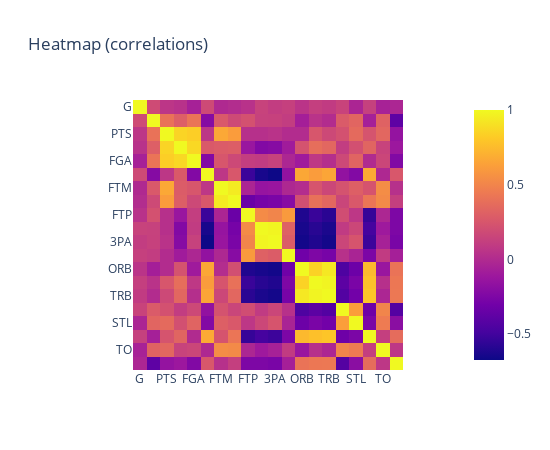

Write notebook code for a chart like this one.
### Code cell
fig = px.imshow(df1_temp.corr(), title = "Heatmap (correlations)")

fig.update_layout(
    autosize=False,
    width=550,
    height=450)

fig.show()

### Figure 1 — Plotly figure (JSON) as saved in the notebook; plotly's stock layout.template omitted (floating-point values rounded to 4 significant figures; data arrays with more than 128 entries replaced by an {"elided": "..."} marker saying what was removed)
{"data": [{"coloraxis": "coloraxis", "hovertemplate": "x: %{x}<br>y: %{y}<br>color: %{z}<extra></extra>", "name": "0", "type": "heatmap", "x": ["G", "MIN", "PTS", "FGM", "FGA", "FGP", "FTM", "FTA", "FTP", "3PM", "3PA", "3PP", "ORB", "DRB", "TRB", "AST", "STL", "BLK", "TO", "PF"], "xaxis": "x", "y": ["G", "MIN", "PTS", "FGM", "FGA", "FGP", "FTM", "FTA", "FTP", "3PM", "3PA", "3PP", "ORB", "DRB", "TRB", "AST", "STL", "BLK", "TO", "PF"], "yaxis": "y", "z": {"elided": "20x20 float values"}}], "layout": {"autosize": false, "coloraxis": {"colorscale": [[0, "#0d0887"], [0.1111, "#46039f"], [0.2222, "#7201a8"], [0.3333, "#9c179e"], [0.4444, "#bd3786"], [0.5556, "#d8576b"], [0.6667, "#ed7953"], [0.7778, "#fb9f3a"], [0.8889, "#fdca26"], [1, "#f0f921"]]}, "height": 450, "title": {"text": "Heatmap (correlations)"}, "width": 550, "xaxis": {"anchor": "y", "constrain": "domain", "domain": [0, 1], "scaleanchor": "y"}, "yaxis": {"anchor": "x", "autorange": "reversed", "constrain": "domain", "domain": [0, 1]}}}
